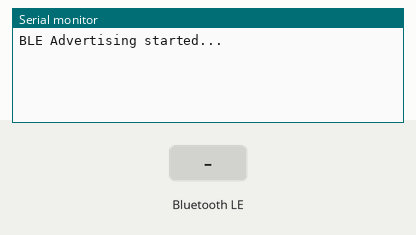
Bench run of a sketch on a simulated ESP32. Parts: the last lines printed to the serial monitor. The inputs (shaded band) are chosen by the test bench. Nothing arrives over Bluetooth unless stated; a phone connects over Bluetooth LE 3 s after start.

Above: at 1.2 s.
1.3 s: Bluetooth LE write "1" received
At 2.0 s:
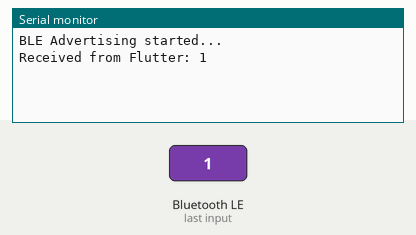
2.8 s: Bluetooth LE write "0" received
At 4.0 s:
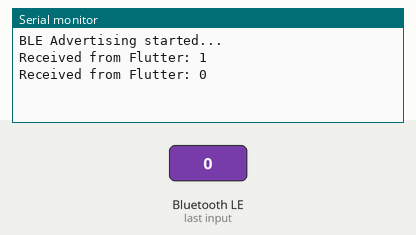
4.3 s: Bluetooth LE write "2" received
At 5.5 s:
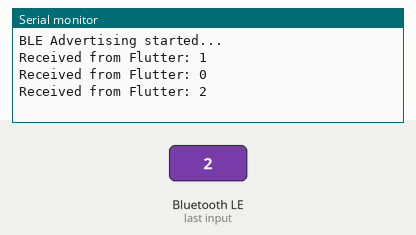

Measured:
- after the input at 1.3 s, the serial monitor: prints a new line after 0.05 s (image 1)
- after the input at 2.8 s, the serial monitor: prints a new line after 0.05 s (image 2)
- after the input at 4.3 s, the serial monitor: prints a new line after 0.05 s (image 3)

The sketch:

esp32.ino
```cpp
#include <BLEDevice.h>
#include <BLEServer.h>
#include <BLEUtils.h>
#include <BLE2902.h>

#define SERVICE_UUID        "28cc6cc7-8f00-467d-800c-259ed5e3ac71"
#define CHARACTERISTIC_UUID "fbd620c9-06b3-4db6-8c8b-8b1528f1cbb1"

BLECharacteristic *pCharacteristic;
bool deviceConnected = false;

class MyServerCallbacks: public BLEServerCallbacks {
    void onConnect(BLEServer* pServer) { deviceConnected = true; };
    void onDisconnect(BLEServer* pServer) {
      deviceConnected = false;
      pServer->startAdvertising(); // Restart advertising on disconnect
    }
};

class MyCallbacks: public BLECharacteristicCallbacks {
    void onWrite(BLECharacteristic *pCharacteristic) {
      String rxValue = pCharacteristic->getValue();
      if (rxValue.length() > 0) {
        Serial.print("Received from Flutter: ");
        Serial.println(rxValue);

        // Echo confirmation back to Flutter
        String reply = "ACK: " + rxValue;
        pCharacteristic->setValue(reply.c_str());
        pCharacteristic->notify();
      }
    }
};

void setup() {
  Serial.begin(115200);

  BLEDevice::init("ESP32_Flutter_Device");
  BLEServer *pServer = BLEDevice::createServer();
  pServer->setCallbacks(new MyServerCallbacks());

  BLEService *pService = pServer->createService(SERVICE_UUID);
  pCharacteristic = pService->createCharacteristic(
                      CHARACTERISTIC_UUID,
                      BLECharacteristic::PROPERTY_READ   |
                      BLECharacteristic::PROPERTY_WRITE  |
                      BLECharacteristic::PROPERTY_NOTIFY
                    );

  pCharacteristic->addDescriptor(new BLE2902());
  pCharacteristic->setCallbacks(new MyCallbacks());

  pService->start();
  BLEAdvertising *pAdvertising = BLEDevice::getAdvertising();
  pAdvertising->addServiceUUID(SERVICE_UUID);
  pAdvertising->start();
  Serial.println("BLE Advertising started...");
}

void loop() {
  delay(1000);
}
```
